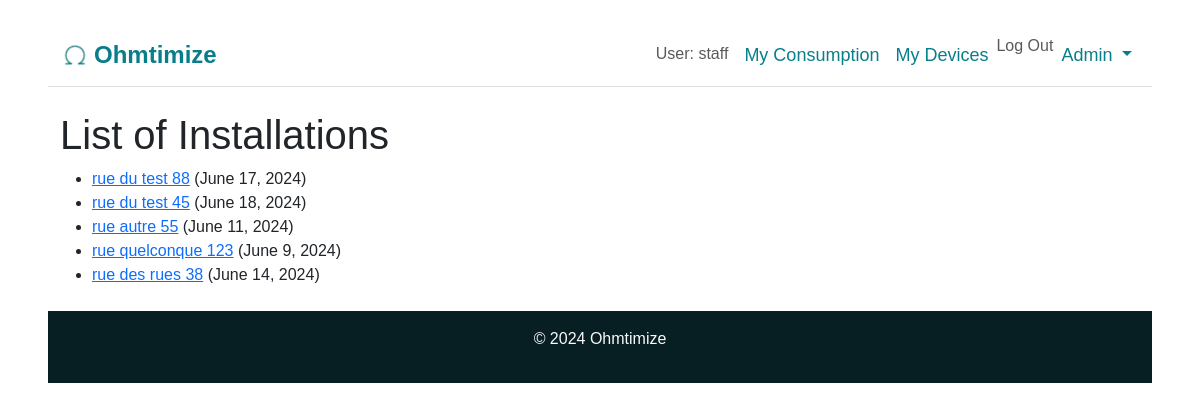
The app's page /ohmtimize/installations/ (signed in) with its own data.
### ohmtimize/models.py (models this page shows, shortened)
class Installation(models.Model):
    address = models.CharField(
        max_length=200,
        unique=True,
        help_text='Enter installation address'
    )
    postcode = models.CharField(max_length=4, help_text='Enter postcode', default='0000')
    date = models.DateField(null=True, blank=True)
    def get_absolute_url(self):
        return reverse('installation-detail', args=[str(self.id)])
    class Meta:
        constraints = [
            UniqueConstraint(
                Lower('address'),
                name='installation_address_case_insensitive_unique',
                violation_error_message='An installation with that address already exists.'
            ),
        ]

### ohmtimize/views.py (the view)
# urls.py: path('installations/', views.InstallationListView.as_view(), name='installations'),
class InstallationListView(generic.ListView):
    model = Installation
    paginate_by = 5
    context_object_name = 'installation_list'
    queryset = Installation.objects.all()
    def dispatch(self, request, *args, **kwargs):
        if not request.user.is_staff:
            return redirect('login')
        return super().dispatch(request, *args, **kwargs)

### ohmtimize/templates/ohmtimize/installation_list.html
{% extends "base_generic.html" %}
{% block content %}
  <h1>List of Installations</h1>
  {% if installation_list %}
    <ul>
      {% for installation in installation_list %}
      <li>
        <a href="{{ installation.get_absolute_url }}">{{ installation.address }}</a>
        ({{installation.date}})
      </li>
      {% endfor %}
    </ul>
  {% else %}
    <p>There are no installations in the database.</p>
  {% endif %}
{% endblock %}

### ohmtimize/templates/base_generic.html (shortened to what this page needs)
<!DOCTYPE html>
<html lang="en">
  <head>
    <link href="https://cdn.jsdelivr.net/npm/bootstrap@5.3.3/dist/css/bootstrap.min.css"
      rel="stylesheet"
>
    {% load static %}
    <link rel="stylesheet" href="{% static 'css/styles.css' %}" />
  </head>
  <body>
    <nav class="navbar navbar-expand-lg border-bottom border-body" data-bs-theme="light">
      <div class="container-fluid">
        <a class="navbar-brand d-flex align-items-center " href="{% url 'index' %}">
          <img src="{% static 'images/logo.png' %}" alt="Logo" width="30" class="d-inline-block align-text-top">
          <span class="logo">Ohmtimize</span>
        </a>
        <div class="collapse navbar-collapse" id="navbarNav">
          <ul class="navbar-nav ms-auto">
            {% if user.is_authenticated %}
            <li class="nav-item">
              <span class="nav-link">User: {{ user.get_username }}</span>
            </li>
            <li class="nav-item">
              <a class="nav-link" href="{% url 'myconsumption' %}">My Consumption</a>
            </li>
            <li class="nav-item">
              <a class="nav-link" href="{% url 'mydevices' %}">My Devices</a>
            </li>
            <li class="nav-item">
              <form id="logout-form" method="post" action="{% url 'logout' %}" class="d-inline">
                <button type="submit" class="btn btn-link nav-link">Log Out</button>
              </form>
            </li>
            {% endif %}
            {% if user.is_staff %}
            <li class="nav-item dropdown">
              <a class="nav-link dropdown-toggle" href="#" id="adminDropdown" role="button" data-bs-toggle="dropdown" aria-expanded="false">
                Admin
              </a>
            </li>
            {% endif %}
          </ul>
        </div>
      </div>
    </nav>
    <div class="container mt-4">
      {% block content %}{% endblock %}
    </div>
    <footer class="bg-brand-dark text-light py-3 mt-4">
      <div class="container text-center">
        <p>&copy; 2024 Ohmtimize</p>
      </div>
    </footer>
  </body>
</html>

### ohmtimize/static/css/styles.css (style rules this page uses)
body { font-family: 'Gotham', sans-serif; margin: 2% 4%; }
.nav-item a { color:#087e8b; font-size: large; }
#logout-form { display: inline; }
#logout-form button { padding: 0; margin: 0; }
.bg-brand-dark { background-color: #071e22; }
.logo { color: #087e8b; font-weight: bold; font-size: larger; margin-left: 4px; }

### records on screen
Installation: address "rue du test 88", date "June 17, 2024"
Installation: address "rue du test 45", date "June 18, 2024"
Installation: address "rue autre 55", date "June 11, 2024"
Installation: address "rue quelconque 123", date "June 9, 2024"
Installation: address "rue des rues 38", date "June 14, 2024"

### other values on screen
{{ user.get_username }} "staff"
